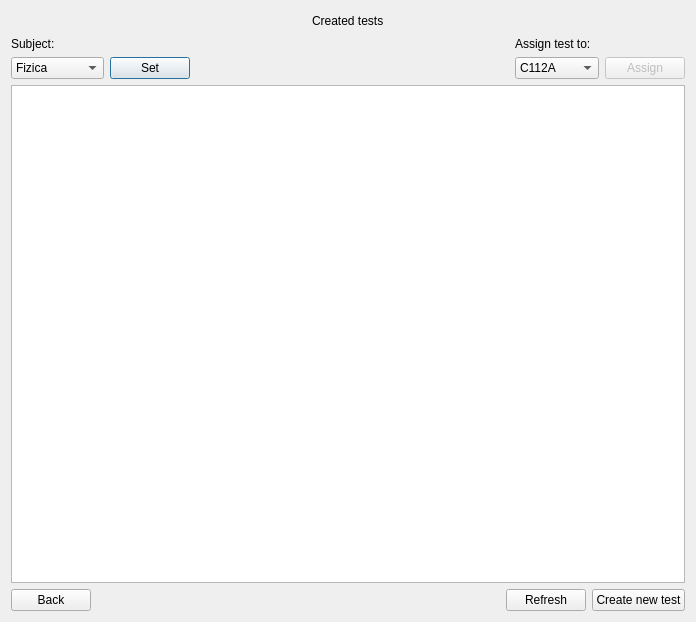
<?xml version="1.0" encoding="UTF-8"?>
<ui version="4.0">
 <class>TestList</class>
 <widget class="QDialog" name="TestList">
  <property name="geometry">
   <rect>
    <x>0</x>
    <y>0</y>
    <width>696</width>
    <height>622</height>
   </rect>
  </property>
  <property name="windowTitle">
   <string>Dialog</string>
  </property>
  <layout class="QVBoxLayout" name="verticalLayout_3">
   <item>
    <layout class="QHBoxLayout" name="horizontalLayout_4">
     <item>
      <spacer name="horizontalSpacer_4">
       <property name="orientation">
        <enum>Qt::Horizontal</enum>
       </property>
       <property name="sizeHint" stdset="0">
        <size>
         <width>40</width>
         <height>20</height>
        </size>
       </property>
      </spacer>
     </item>
     <item>
      <widget class="QLabel" name="label">
       <property name="styleSheet">
        <string notr="true">font: 14pt &quot;Times New Roman&quot;;
font: 18pt &quot;Times New Roman&quot;;</string>
       </property>
       <property name="text">
        <string>Created tests</string>
       </property>
      </widget>
     </item>
     <item>
      <spacer name="horizontalSpacer_5">
       <property name="orientation">
        <enum>Qt::Horizontal</enum>
       </property>
       <property name="sizeHint" stdset="0">
        <size>
         <width>40</width>
         <height>20</height>
        </size>
       </property>
      </spacer>
     </item>
    </layout>
   </item>
   <item>
    <layout class="QHBoxLayout" name="horizontalLayout_5">
     <item>
      <layout class="QVBoxLayout" name="verticalLayout_2">
       <item>
        <widget class="QLabel" name="subjectLabel">
         <property name="styleSheet">
          <string notr="true">font: 18pt &quot;Times New Roman&quot;;</string>
         </property>
         <property name="text">
          <string>Subject:</string>
         </property>
        </widget>
       </item>
       <item>
        <layout class="QHBoxLayout" name="horizontalLayout_2">
         <item>
          <widget class="QComboBox" name="subjectComboBox">
           <item>
            <property name="text">
             <string>Fizica</string>
            </property>
           </item>
           <item>
            <property name="text">
             <string>Matematica</string>
            </property>
           </item>
           <item>
            <property name="text">
             <string>Filosofie</string>
            </property>
           </item>
           <item>
            <property name="text">
             <string>Geografie</string>
            </property>
           </item>
           <item>
            <property name="text">
             <string>Romana</string>
            </property>
           </item>
          </widget>
         </item>
         <item>
          <widget class="QPushButton" name="setSubjectButton">
           <property name="text">
            <string>Set</string>
           </property>
          </widget>
         </item>
        </layout>
       </item>
      </layout>
     </item>
     <item>
      <spacer name="horizontalSpacer_2">
       <property name="orientation">
        <enum>Qt::Horizontal</enum>
       </property>
       <property name="sizeHint" stdset="0">
        <size>
         <width>40</width>
         <height>20</height>
        </size>
       </property>
      </spacer>
     </item>
     <item>
      <layout class="QVBoxLayout" name="verticalLayout">
       <item>
        <widget class="QLabel" name="label_2">
         <property name="styleSheet">
          <string notr="true">font: 18pt &quot;Times New Roman&quot;;</string>
         </property>
         <property name="text">
          <string>Assign test to:</string>
         </property>
        </widget>
       </item>
       <item>
        <layout class="QHBoxLayout" name="horizontalLayout_3">
         <item>
          <widget class="QComboBox" name="assignGroupsList">
           <item>
            <property name="text">
             <string>C112A</string>
            </property>
           </item>
           <item>
            <property name="text">
             <string>C112D</string>
            </property>
           </item>
           <item>
            <property name="text">
             <string>C112E</string>
            </property>
           </item>
           <item>
            <property name="text">
             <string>A112B</string>
            </property>
           </item>
           <item>
            <property name="text">
             <string>C112JMK</string>
            </property>
           </item>
          </widget>
         </item>
         <item>
          <widget class="QPushButton" name="assignButton">
           <property name="enabled">
            <bool>false</bool>
           </property>
           <property name="text">
            <string>Assign</string>
           </property>
          </widget>
         </item>
        </layout>
       </item>
      </layout>
     </item>
    </layout>
   </item>
   <item>
    <widget class="QTableWidget" name="testsTableList">
     <property name="editTriggers">
      <set>QAbstractItemView::NoEditTriggers</set>
     </property>
     <property name="selectionBehavior">
      <enum>QAbstractItemView::SelectRows</enum>
     </property>
    </widget>
   </item>
   <item>
    <layout class="QHBoxLayout" name="horizontalLayout">
     <item>
      <widget class="QPushButton" name="backButton">
       <property name="text">
        <string>Back</string>
       </property>
      </widget>
     </item>
     <item>
      <spacer name="horizontalSpacer">
       <property name="orientation">
        <enum>Qt::Horizontal</enum>
       </property>
       <property name="sizeHint" stdset="0">
        <size>
         <width>40</width>
         <height>20</height>
        </size>
       </property>
      </spacer>
     </item>
     <item>
      <widget class="QPushButton" name="refreshButton">
       <property name="text">
        <string>Refresh</string>
       </property>
      </widget>
     </item>
     <item>
      <widget class="QPushButton" name="createTestButton">
       <property name="text">
        <string>Create new test</string>
       </property>
      </widget>
     </item>
    </layout>
   </item>
  </layout>
 </widget>
 <resources/>
 <connections>
  <connection>
   <sender>backButton</sender>
   <signal>clicked()</signal>
   <receiver>TestList</receiver>
   <slot>close()</slot>
   <hints>
    <hint type="sourcelabel">
     <x>79</x>
     <y>595</y>
    </hint>
    <hint type="destinationlabel">
     <x>130</x>
     <y>457</y>
    </hint>
   </hints>
  </connection>
 </connections>
</ui>
